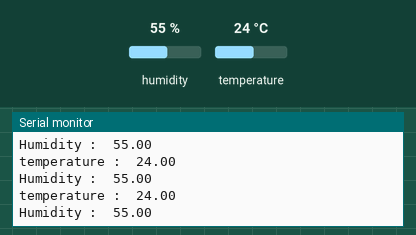
This sketch was run on a simulated Arduino Uno, built with avr-gcc and run on an emulated ATmega328P. On the bench: the last lines printed to the serial monitor. The inputs (shaded band) are chosen by the test bench; at power-on: humidity 55 %, temperature 24 °C.

Above: at 3.1 s.
3.2 s: humidity set to 22 %
At 5.3 s:
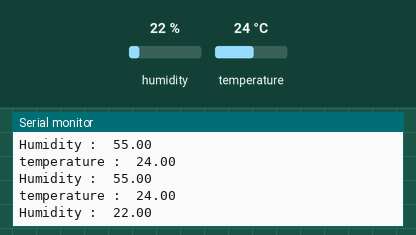
6.4 s: temperature set to 12 °C
At 7.1 s:
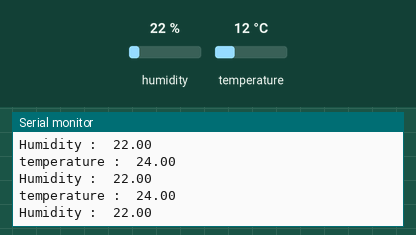
9.6 s: humidity set to 40 %
At 10.1 s:
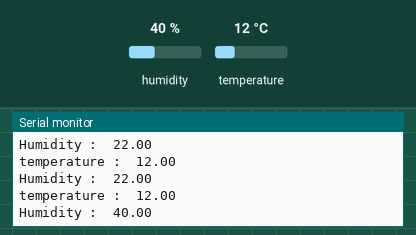
Timing chart, 0 to 12.6 s (numbered marks = the images above; inputs shaded):
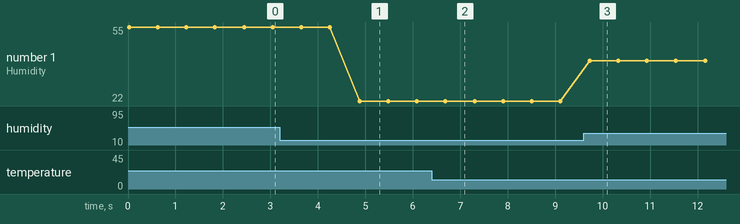

Measured:
- after the input at 3.2 s, the serial monitor: prints a new line after 1.7 s (image 1)
- after the input at 9.6 s, the serial monitor: prints a new line after 0.13 s (image 3)
- plotted number 1: 55 → 22 after the input at 3.2 s, 22 → 40 after the input at 9.6 s

The sketch:

sketch-dht.ino
```cpp
#include <DHT.h>

#define DHTPIN 7
#define DHTTYPE DHT11

DHT dht(DHTPIN, DHTTYPE);

void setup() {
  // put your setup code here, to run once:
  Serial.begin(9600);
  dht.begin();
}

void loop() {
  // put your main code here, to run repeatedly:

  float humidity = dht.readHumidity();
  Serial.print("Humidity :\t");
  Serial.println(humidity);

  delay(500);

  float temperature = dht.readTemperature();
  Serial.print("temperature :\t");
  Serial.println(temperature);

  delay(100);
}
```
